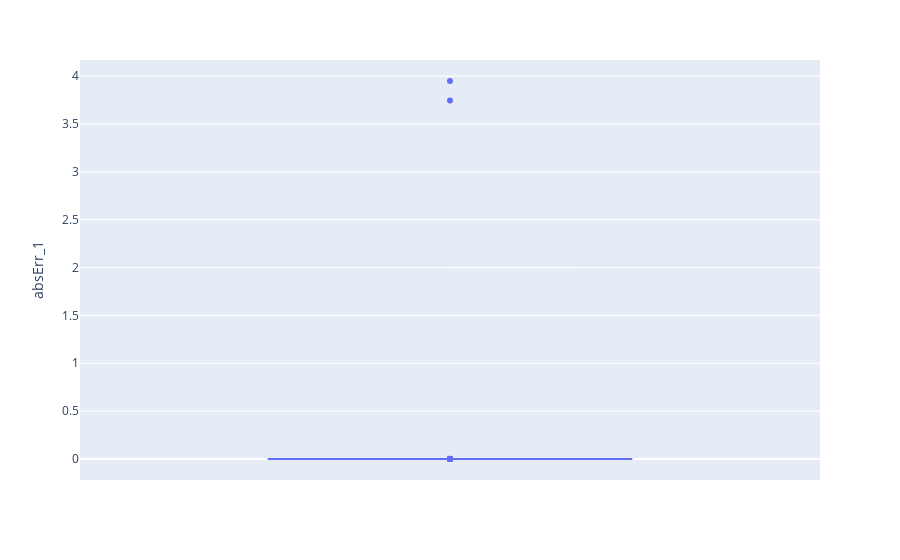
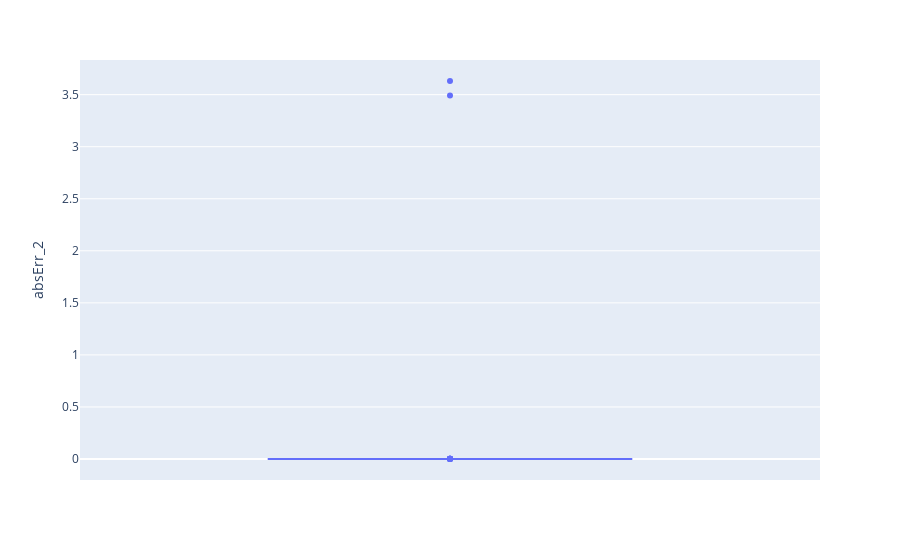

Notebook code for these charts, in order:
### Code cell
#create a box plot

fig3 = px.box(df, y='absErr_1')
fig4 = px.box(df, y='absErr_2')
fig3.show()
fig4.show()

### Figure 1 — Plotly figure (JSON) as saved in the notebook; plotly's stock layout.template omitted (floating-point values rounded to 4 significant figures; data arrays with more than 128 entries replaced by an {"elided": "..."} marker saying what was removed)
{"data": [{"alignmentgroup": "True", "hovertemplate": "absErr_1=%{y}<extra></extra>", "legendgroup": "", "marker": {"color": "#636efa"}, "name": "", "notched": false, "offsetgroup": "", "orientation": "v", "showlegend": false, "type": "box", "x0": " ", "xaxis": "x", "y": {"elided": "200 float values"}, "y0": " ", "yaxis": "y"}], "layout": {"boxmode": "group", "legend": {"tracegroupgap": 0}, "margin": {"t": 60}, "xaxis": {"anchor": "y", "domain": [0, 1]}, "yaxis": {"anchor": "x", "domain": [0, 1], "title": {"text": "absErr_1"}}}}

### Figure 2 — Plotly figure (JSON) as saved in the notebook; plotly's stock layout.template omitted (floating-point values rounded to 4 significant figures; data arrays with more than 128 entries replaced by an {"elided": "..."} marker saying what was removed)
{"data": [{"alignmentgroup": "True", "hovertemplate": "absErr_2=%{y}<extra></extra>", "legendgroup": "", "marker": {"color": "#636efa"}, "name": "", "notched": false, "offsetgroup": "", "orientation": "v", "showlegend": false, "type": "box", "x0": " ", "xaxis": "x", "y": {"elided": "200 float values"}, "y0": " ", "yaxis": "y"}], "layout": {"boxmode": "group", "legend": {"tracegroupgap": 0}, "margin": {"t": 60}, "xaxis": {"anchor": "y", "domain": [0, 1]}, "yaxis": {"anchor": "x", "domain": [0, 1], "title": {"text": "absErr_2"}}}}
